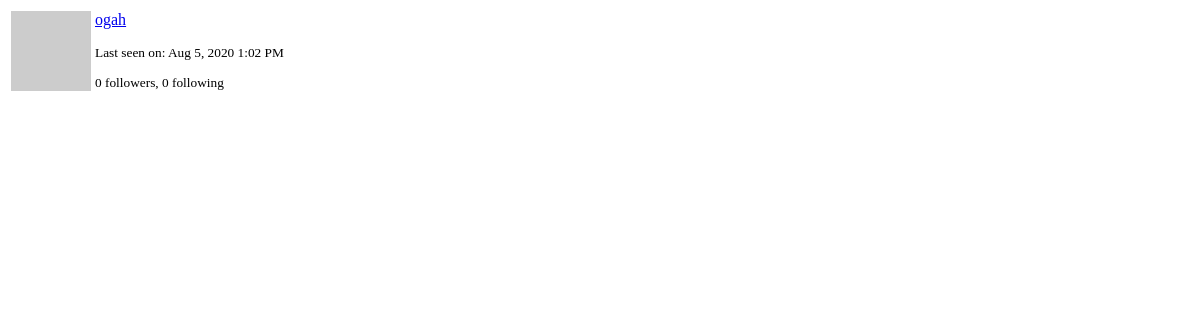
Before: /user/ogah/popup (signed in) with the older database file.
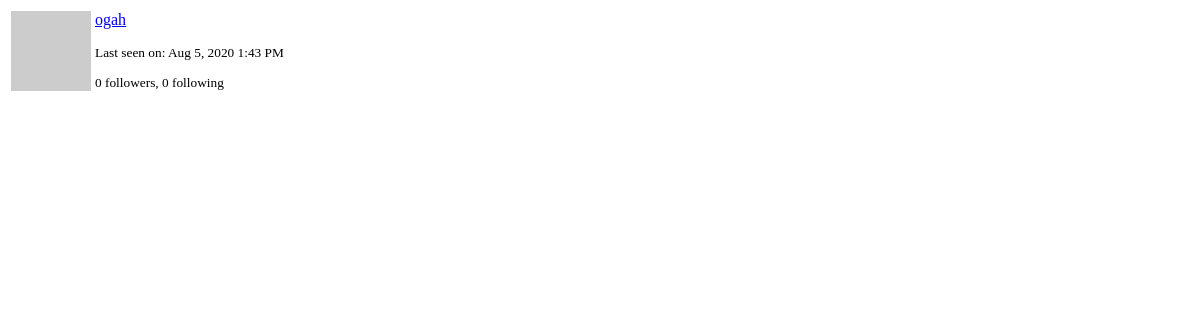
After: the same page with the newer database file.
### app/models.py (models this page shows, shortened)
class PaginatedAPIMixin(object):
    @staticmethod
    def to_collection_dict(query, page, per_page, endpoint, **kwargs):
        resources = query.paginate(page, per_page, False)
        data = {
            'items': [item.to_dict() for item in resources.items],
            '_meta': {
                'page': page,
                'per_page': per_page,
                'total_pages': resources.pages,
                'total_items': resources.total
            },
            '_links': {
                'self': url_for(endpoint, page=page, per_page=per_page,
                                **kwargs),
                'next': url_for(endpoint, page=page + 1, per_page=per_page,
                                **kwargs) if resources.has_next else None,
                'prev': url_for(endpoint, page=page - 1, per_page=per_page,
                                **kwargs) if resources.has_prev else None
            }
        }
        return data

class User(UserMixin,PaginatedAPIMixin, db.Model):
    __tablename__ = 'user'
    id = db.Column(db.Integer, primary_key=True)
    username = db.Column(db.String(64), index=True, unique=True)
    email = db.Column(db.String(120), index=True, unique=True)
    password_hash = db.Column(db.String(128))
    role_id = db.Column(db.Integer, db.ForeignKey('roles.id'))
    posts = db.relationship('Post', backref='author', lazy='dynamic')
    about_me = db.Column(db.String(140))
    last_seen = db.Column(db.DateTime, default=datetime.utcnow)
    token = db.Column(db.String(32), index=True, unique=True)
    token_expiration = db.Column(db.DateTime)
    followed = db.relationship(
        'User', secondary=followers,
        primaryjoin=(followers.c.follower_id == id),
        secondaryjoin=(followers.c.followed_id == id),
        backref=db.backref('followers', lazy='dynamic'), lazy='dynamic')
    comments = db.relationship('Comment', backref='author', lazy='dynamic')
    def ping(self):
        self.last_seen = datetime.utcnow()
        db.session.add(self)
    def avatar(self, size):
        digest = md5(self.email.lower().encode('utf-8')).hexdigest()
        return 'https://www.gravatar.com/avatar/{}?d=identicon&s={}'.format(
            digest, size)

### app/main/routes.py (the view)
@main.route('/user/<username>/popup')
@login_required
def user_popup(username):
    user = User.query.filter_by(username=username).first_or_404()
    return render_template('user_popup.html', user=user)

### app/auth/routes.py (called while the page is built)
@auth.before_app_request
def before_request():
    if current_user.is_authenticated:
        current_user.ping()

### app/main/__init__.py (called while the page is built)
@main.app_context_processor
def inject_permissions():
    return dict(Permission=Permission)

### app/main/routes.py (called while the page is built)
@main.before_app_request
def before_request():
    if current_user.is_authenticated:
        current_user.last_seen = datetime.utcnow()
        db.session.commit()
    g.search_form = SearchForm()
    g.locale = str(get_locale())

### app/models.py (called while the page is built)
@login.user_loader
def load_user(id):
    return User.query.get(int(id))

    @classmethod
    def before_commit(cls, session):
        session._changes = {
            'add': list(session.new),
            'update': list(session.dirty),
            'delete': list(session.deleted)
        }

### app/templates/user_popup.html (shortened to what this page needs)
<table class="table">
    <tr>
        <td width="64" style="border: 0px;"><img src="{{ user.avatar(64) }}"></td>
        <td style="border: 0px;">
            <p><a href="{{ url_for('main.user', username=user.username) }}">{{ user.username }}</a></p>
            <small>
                {% if user.last_seen %}
                <p>{{ _('Last seen on') }}: {{ moment(user.last_seen).format('lll') }}</p>
                {% endif %}
                <p>{{ _('%(count)d followers', count=user.followers.count()) }}, {{ _('%(count)d following', count=user.followed.count()) }}</p>
            </small>
        </td>
    </tr>
</table>

Changed rows visible on the page:
changed User "ogah": last_seen "Aug 5, 2020 1:02 PM" → "Aug 5, 2020 1:43 PM"
